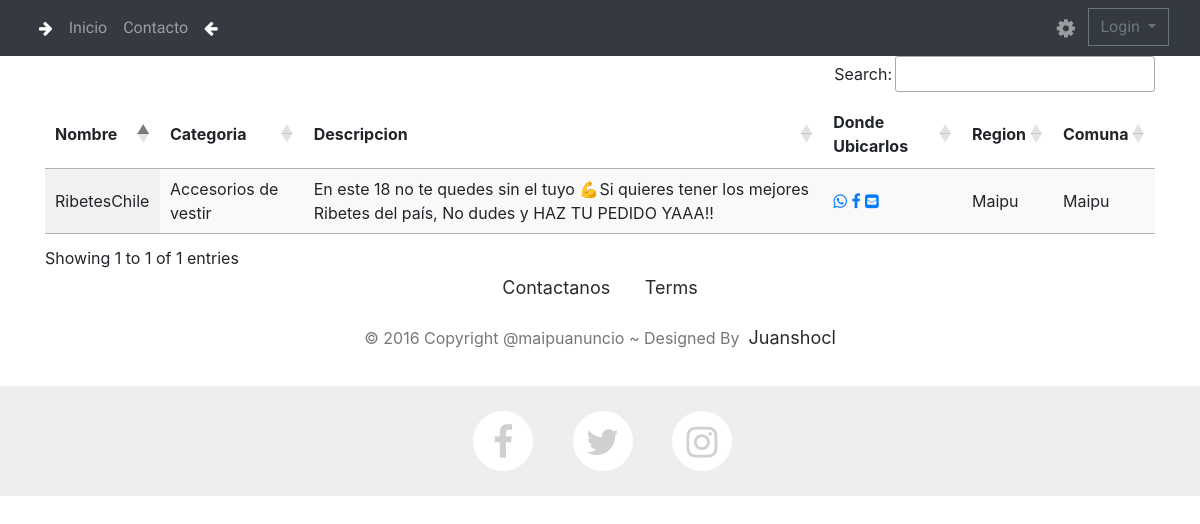
The page / on the database its author committed.
### publish/models.py (models this page shows, shortened)
class advertisement(models.Model):
    id = models.UUIDField(primary_key=True, default=uuid.uuid4, editable=False)
    User = models.ForeignKey(User, on_delete=models.CASCADE, default=None)
    name = models.CharField(default = None, max_length=50, blank=True  )
    Type_advertisement = models.ForeignKey(typeA, on_delete=models.CASCADE, default=None)
    description  = models.CharField(max_length=200, default=None, blank=True  )
    Userfacebook = models.CharField(default = None, max_length=50, blank=True  )
    UserInstagram = models.CharField(default = None, max_length=50, blank=True  )
    UserTwitter = models.CharField(default = None, max_length=50, blank=True  )
    comuna = models.ForeignKey(comuna, on_delete=models.CASCADE, default = None)
    whatsapp = models.CharField(max_length=11, default=None, blank=True  )
    show_phones = models.BooleanField(default=False, blank=True  )
    email = models.EmailField(max_length=254, default=None, blank=True  )
    url_website = models.URLField(max_length=200, default=None, blank=True  )
    address = models.CharField(max_length=200, default=None, blank=True  )
    show_adress = models.BooleanField(default=False, blank=True  )
    incorporation_date = models.DateField(auto_now=True)
    state = models.BooleanField(default=False)
    def get_socialNetwork(self):
        return self.Social_network.name
    get_socialNetwork.shot_description = 'Redes Sociales'

class typeA(models.Model):
    id = models.UUIDField(primary_key=True, default=uuid.uuid4, editable=False)
    description = models.CharField(max_length=50)
    def __str__(self):
        return self.description

class comuna(models.Model):
    CodComuna = models.IntegerField(primary_key=True, default=None)
    Reg = models.ForeignKey(region, on_delete=models.CASCADE)
    ComunaName = models.CharField(max_length=50, default=None)
    def __str__(self):
        return self.ComunaName

### home/views.py (the view)
# urls.py: path('',views.index.as_view(), name='index'),
class index(ListView):
    model = advertisement
    template_name = 'home/index.html'

### templates/Home/index.html (shortened to what this page needs)
{% extends 'base.html' %}
{% load static%}
{% block content %}
         <table id="example" class="display" style="width:100%">
            <thead>
                <tr>
                    <th>Nombre</th>
                    <th>Categoria</th>
                    <th>Descripcion</th>
                    <th>Donde Ubicarlos</th>
                    <th>Region</th>
                    <th>Comuna</th>
                </tr>
            </thead>
            <tbody>
                {% if object_list%} {% for adv in object_list %}
                    <tr>
                    {% if adv.state%}
                        <td>{{ adv.name }}</td>
                        <td>{{ adv.Type_advertisement}}</td>
                        <td>{{ adv.description}}</td>
                        <td>
                        {%if adv.whatsapp%}
                        <a href="https://wa.me/{{adv.whatsapp}}?text=Hola%20Te%20escribo%20desde%20tuanuncio.cl" target="_blank" class="social-icons">
                            <i class="fa fa-whatsapp"></i></a>
                        {%endif%}
                        {%if adv.Userfacebook%}
                        <a href="https://www.facebook.com/{{adv.Userfacebook}}" target="_blank" class="social-icons">
                            <i class="fa fa-facebook"></i></a>
                        {%endif%}
                            {%if adv.email%}
                        <a href="mailto:{{adv.email}}?subject=Aviso%20en%20tuanuncio.cl%20?body=Hola" target="_blank" class="social-icons">
                            <i class="fa fa-envelope-square"></i>
                            </a>
                            {%endif%}
                        </td>
                        <td>{{ adv.comuna }}</td>
                        <td>{{ adv.comuna }}</td>
                        {% endif %}
                    </tr>
                {% endfor %} {% else %}
                <h1>No hay emprendimientos que listar asociados a su cuenta</h1>
                {% endif %}
            </tbody>
        </table>
{% endblock content %}

### rows shown on the page
advertisement: name "RibetesChile", Type_advertisement "Accesorios de vestir", description "En este 18 no te quedes sin el tuyo 💪Si quieres tener los mejores Ribetes del país, No dudes y HAZ TU PEDIDO YAAA!!", comuna "Maipu"
